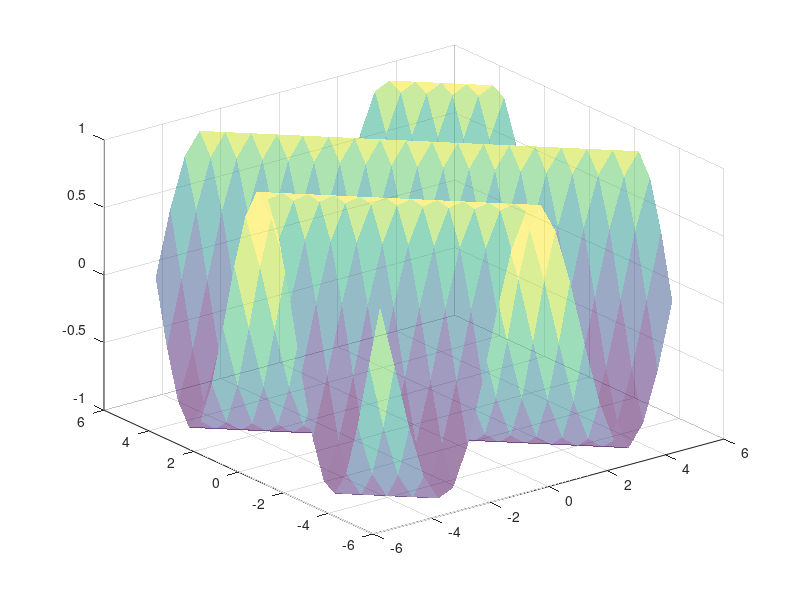

Reproduce this figure in MATLAB.
clear all
close all
clc

[x,y] = meshgrid(-2:0.5:2,-2:0.5:2);
z = sqrt(16- x.^2 - y.^2); %funcion z(x,y)
figure(1)
surf(x,y,z, 'FaceAlpha',0.5, 'EdgeColor', 'none')

hold on
zz = x + y;
surf(x,y,zz, 'FaceAlpha',0.5, 'EdgeColor', 'none')
hold off

%%
[x,y] = meshgrid(-5:0.5:5,-5:0.5:5);
z = sin(x+y); %funcion z(x,y)
figure(1)
surf(x,y,z, 'FaceAlpha',0.5, 'EdgeColor', 'none')